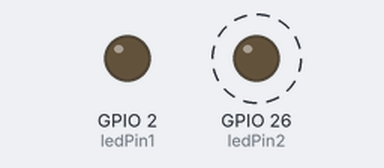
Bench run of a sketch on a simulated ESP32. Shown: output pins drawn as LEDs (lit = HIGH). Dashed ring = blinking. WiFi joins after 1.5 s; servers stay silent unless stated.

Above: at 0.2 s.
At 3.7 s:
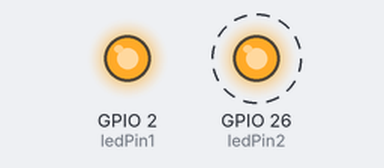
Timing chart, 0 to 5.2 s (numbered marks = the images above):
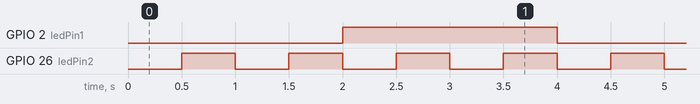

Measured:
- by itself, GPIO 2 (ledPin1): alternates HIGH for 2.0 s and LOW for 2.0 s
- by itself, GPIO 26 (ledPin2): alternates HIGH for 0.50 s and LOW for 0.50 s

The sketch:

blinking_two_led.ino
```cpp
// Library yang diperlukan
#include <Arduino.h>
#include <WiFi.h>

// Pin yang digunakan untuk lampu LED
const int ledPin1 = 2;
const int ledPin2 = 26;

#define SSID "SpeedTest"
#define PASS "Test12345"

// Variabel untuk menyimpan waktu terakhir kedipan
unsigned long previousMillis1 = 0;
unsigned long previousMillis2 = 0;

// Interval antara kedipan (dalam milidetik)
const long interval1 = 2000; // Interval lampu 1
const long interval2 = 500;  // Interval lampu 2

// Status lampu (HIGH atau LOW)
int ledState1 = LOW;
int ledState2 = LOW;

void setup()
{
  // Mengatur pin sebagai output
  pinMode(ledPin1, OUTPUT);
  pinMode(ledPin2, OUTPUT);
  WiFi.begin(SSID, PASS);
}

void loop()
{
  // Mendapatkan waktu sekarang
  unsigned long currentMillis = millis();

  // Memeriksa apakah sudah waktunya untuk mengubah status lampu 1
  if (currentMillis - previousMillis1 >= interval1)
  {
    // Menyimpan waktu terakhir lampu 1 diubah

    // Mengubah status lampu 1
    ledState1 = (ledState1 == LOW) ? HIGH : LOW;

    // Menyalakan atau mematikan lampu 1 sesuai dengan status terbaru
    digitalWrite(ledPin1, ledState1);
    previousMillis1 = currentMillis;
  }

  // Memeriksa apakah sudah waktunya untuk mengubah status lampu 2
  if (currentMillis - previousMillis2 >= interval2)
  {
    // Menyimpan waktu terakhir lampu 2 diubah

    // Mengubah status lampu 2
    ledState2 = (ledState2 == LOW) ? HIGH : LOW;

    // Menyalakan atau mematikan lampu 2 sesuai dengan status terbaru
    digitalWrite(ledPin2, ledState2);
    previousMillis2 = currentMillis;
  }
}
```
